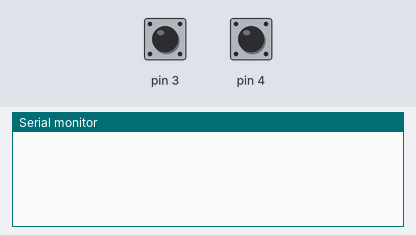
The sketch below on a simulated Arduino Uno, built with avr-gcc and run on an emulated ATmega328P. On the bench: the last lines printed to the serial monitor. The test bench sets the inputs (shaded band); at power-on: pin 3 HIGH, pin 4 HIGH.

Above: at 1.2 s.
1.3 s: pin 3 pulled LOW for 0.15 s
At 1.6 s:
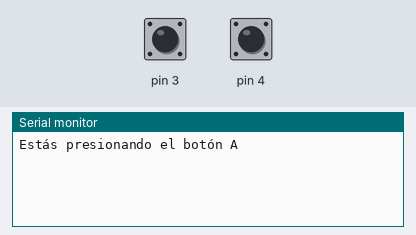
2.9 s: pin 4 pulled LOW for 0.15 s
At 4.0 s:
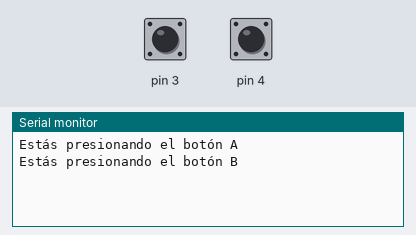
4.5 s: pin 3 driven LOW and pin 4 driven LOW
At 6.0 s:
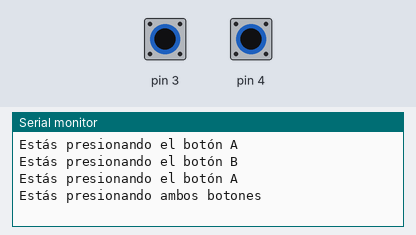

Measured:
- after the input at 1.3 s, the serial monitor: prints a new line at once (image 1)
- after the input at 2.9 s, the serial monitor: prints a new line at once (image 2)
- after the input at 4.5 s, the serial monitor: prints a new line at once (image 3)

The sketch:

Botones.ino
```cpp
void setup() {
  pinMode(3,INPUT_PULLUP);
  pinMode(4,INPUT_PULLUP);
  Serial.begin(9600);
}

void loop() {
    if(digitalRead(3)==LOW and digitalRead(4)==LOW){
      Serial.println("Estás presionando ambos botones");
      delay(1000);
    }
  else if(digitalRead(3)==LOW){
      Serial.println("Estás presionando el botón A");
      delay(1000);
    }
  else if(digitalRead(4)==LOW){
      Serial.println("Estás presionando el botón B");
      delay(1000);
    }

}
```
